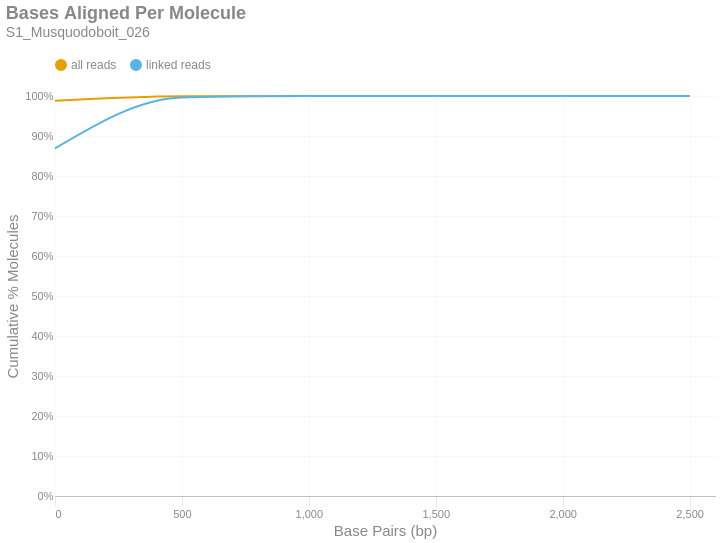

Notebook code for this chart:
### Markdown cell above
### Bases Aligned Per Molecule
This is a cumulative frequency distribution showing the number of base pairs aligned per unique molecule. These data are shown in 500 bp bins. There are two distributions: one with `all reads` (yellow) and another with only `linked reads` (blue). The percent of molecules in the `linked reads` distribution is relative to the total number of linked molecules.

### Code cell
if SKIPLR:
    print_html(f"Skipped")
else:
    binned_df = consolidated_hist(valids['aligned_bp'], mask, 500, True)
    with SafeRender(binned_df):
        (
            density_plot(binned_df, 'Bases Aligned Per Molecule', samplename, 'basesper')
            .encode(
                x=alt.X('bin:Q', title="Base Pairs (bp)").axis(tickMinStep=500).scale(padding=0),
                y=alt.Y('value:Q', title='Cumulative % Molecules')
                    .axis(format='%')
                    .scale(domain = [0,1])
                    .stack(False),
                color=alt.Color("key:N").scale(domain = ["all reads", "linked reads"]),
                tooltip = [
                    alt.Tooltip("key:N", title = "Data Type"),
                    alt.Tooltip("range_label:N", title="Bases Aligned Per Molecule"),
                    alt.Tooltip("value:Q", format = ".2%", title="% Molecules (Cum.)")
                ]
            )
        ).display()

### Figure 1 — Vega-Lite specification as saved in the notebook (floating-point values rounded to 4 significant figures)
{"width": "container", "height": 400, "config": {"title": {"anchor": "start", "dy": -15, "fontSize": 18, "color": "#888888", "subtitleColor": "#888888", "subtitleFontSize": 14}, "arc": {"fill": "#0072B2"}, "axis": {"domainColor": "#888888", "domainWidth": 0.5, "gridWidth": 0.2, "grid": false, "titleFontWeight": 400, "titleFontSize": 15, "labelFontSize": 11, "labelColor": "#888888", "tickColor": "#888888", "tickWidth": 0.2, "titleColor": "#888888"}, "axisBand": {"grid": false}, "axisX": {"grid": true, "tickSize": 10, "domainCap": "round"}, "axisY": {"domain": false, "grid": true, "tickSize": 0, "domainCap": "round"}, "background": "transparent", "header": {"labelFontSize": 15, "labelColor": "#888888", "titleFontSize": 15, "titleFontWeight": 600, "titleColor": "#888888"}, "legend": {"labelFont": "sans-serif", "labelFontSize": 12, "labelColor": "#888888", "symbolSize": 100, "symbolType": "circle", "titleFontSize": 12, "titlePadding": 10, "titleColor": "#888888", "title": null, "orient": "top"}, "range": {"category": ["#E69F00", "#56B4E9", "#009E73", "#F0E442", "#0072B2", "#D55E00", "#CC79A7", "#000000"], "diverging": ["#cfe8f3", "#a2d4ec", "#73bfe2", "#46abdb", "#1696d2", "#12719e"]}, "area": {"fill": "#0072B2", "fillOpacity": 0.7, "line": true, "strokeOpacity": 0.7}, "line": {"color": "#0072B2", "stroke": "#0072B2", "strokeWidth": 2}, "trail": {"color": "#0072B2", "stroke": "#0072B2", "strokeWidth": 0, "size": 1}, "point": {"filled": true, "fillOpacity": 1.0, "size": 95}, "text": {"color": "#888888", "fontSize": 11, "align": "right", "fontWeight": 400, "size": 11}, "bar": {"fill": "#0072B2", "stroke": null}, "view": {"stroke": null, "continuousWidth": 660, "continuousHeight": 400}}, "data": {"name": "data-9e74a9eb0dc5076d8ad60caf04d9933f"}, "mark": {"type": "line", "interpolate": "monotone", "point": {"opacity": 0, "size": 275}}, "encoding": {"color": {"field": "key", "scale": {"domain": ["all reads", "linked reads"]}, "type": "nominal"}, "tooltip": [{"field": "key", "title": "Data Type", "type": "nominal"}, {"field": "range_label", "title": "Bases Aligned Per Molecule", "type": "nominal"}, {"field": "value", "format": ".2%", "title": "% Molecules (Cum.)", "type": "quantitative"}], "x": {"axis": {"tickMinStep": 500}, "field": "bin", "scale": {"padding": 0}, "title": "Base Pairs (bp)", "type": "quantitative"}, "y": {"axis": {"format": "%"}, "field": "value", "scale": {"domain": [0, 1]}, "stack": false, "title": "Cumulative % Molecules", "type": "quantitative"}}, "params": [{"name": "param_c36ac31b6afebe62", "select": {"type": "point", "fields": ["key"]}, "bind": "legend"}], "title": {"text": "Bases Aligned Per Molecule", "subtitle": "S1_Musquodoboit_026"}, "transform": [{"fold": ["all reads (cumsum)", "linked reads (cumsum)"]}, {"calculate": "replace(datum.key, ' (cumsum)', '')", "as": "key"}, {"filter": {"param": "param_c36ac31b6afebe62"}}], "usermeta": {"embedOptions": {"downloadFileName": "S1_Musquodoboit_026.basesper"}}, "$schema": "https://vega.github.io/schema/vega-lite/v6.1.0.json", "datasets": {"data-9e74a9eb0dc5076d8ad60caf04d9933f": [{"bin": "0.0", "interval": "0.0-500.0", "all reads": 0.9883, "linked reads": 0.8691, "all reads (cumsum)": 0.9883, "linked reads (cumsum)": 0.8691, "range_label": "0-499"}, {"bin": "500.0", "interval": "500.0-1000.0", "all reads": 0.01135, "linked reads": 0.1274, "all reads (cumsum)": 0.9996, "linked reads (cumsum)": 0.9965, "range_label": "500-999"}, {"bin": "1000.0", "interval": "1000.0-1500.0", "all reads": 0.0003455, "linked reads": 0.003352, "all reads (cumsum)": 1.0, "linked reads (cumsum)": 0.9999, "range_label": "1000-1499"}, {"bin": "1500.0", "interval": "1500.0-2000.0", "all reads": 1.407e-05, "linked reads": 0.0001222, "all reads (cumsum)": 1.0, "linked reads (cumsum)": 1.0, "range_label": "1500-1999"}, {"bin": "2000.0", "interval": "2000.0-2500.0", "all reads": 2.034e-06, "linked reads": 1.834e-05, "all reads (cumsum)": 1.0, "linked reads (cumsum)": 1.0, "range_label": "2000-2499"}, {"bin": "2500.0", "interval": "2500.0-3000.0", "all reads": 1.695e-07, "linked reads": 2.037e-06, "all reads (cumsum)": 1.0, "linked reads (cumsum)": 1.0, "range_label": "2500-2999"}]}}
